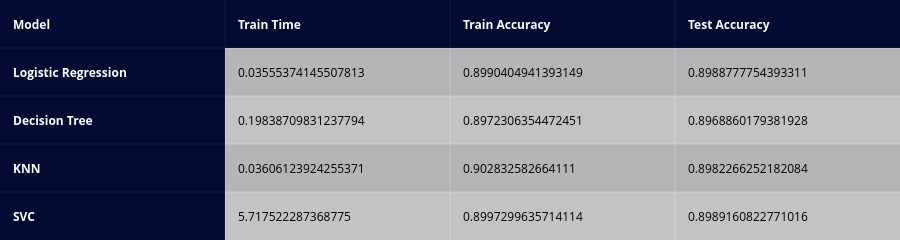

The code cell stored with this chart in its notebook:
### Code cell
create_table(df_scores, index_title='Model',index=True)

### Figure 1 — Plotly figure (JSON) as saved in the notebook; plotly's stock layout.template omitted (floating-point values rounded to 4 significant figures)
{"data": [{"colorscale": [[0, "#00083e"], [0.5, "#ededee"], [1, "#ffffff"]], "hoverinfo": "none", "opacity": 0.75, "showscale": false, "z": [[0, 0, 0, 0], [0, 0.5, 0.5, 0.5], [0, 1, 1, 1], [0, 0.5, 0.5, 0.5], [0, 1, 1, 1]], "type": "heatmap"}], "layout": {"annotations": [{"align": "left", "font": {"color": "#ffffff"}, "showarrow": false, "text": "<b>Model</b>", "x": -0.45, "xanchor": "left", "xref": "x", "y": 0, "yref": "y"}, {"align": "left", "font": {"color": "#ffffff"}, "showarrow": false, "text": "<b>Train Time</b>", "x": 0.55, "xanchor": "left", "xref": "x", "y": 0, "yref": "y"}, {"align": "left", "font": {"color": "#ffffff"}, "showarrow": false, "text": "<b>Train Accuracy</b>", "x": 1.55, "xanchor": "left", "xref": "x", "y": 0, "yref": "y"}, {"align": "left", "font": {"color": "#ffffff"}, "showarrow": false, "text": "<b>Test Accuracy</b>", "x": 2.55, "xanchor": "left", "xref": "x", "y": 0, "yref": "y"}, {"align": "left", "font": {"color": "#ffffff"}, "showarrow": false, "text": "<b>Logistic Regression</b>", "x": -0.45, "xanchor": "left", "xref": "x", "y": 1, "yref": "y"}, {"align": "left", "font": {"color": "#000000"}, "showarrow": false, "text": "0.03555374145507813", "x": 0.55, "xanchor": "left", "xref": "x", "y": 1, "yref": "y"}, {"align": "left", "font": {"color": "#000000"}, "showarrow": false, "text": "0.8990404941393149", "x": 1.55, "xanchor": "left", "xref": "x", "y": 1, "yref": "y"}, {"align": "left", "font": {"color": "#000000"}, "showarrow": false, "text": "0.8988777754393311", "x": 2.55, "xanchor": "left", "xref": "x", "y": 1, "yref": "y"}, {"align": "left", "font": {"color": "#ffffff"}, "showarrow": false, "text": "<b>Decision Tree</b>", "x": -0.45, "xanchor": "left", "xref": "x", "y": 2, "yref": "y"}, {"align": "left", "font": {"color": "#000000"}, "showarrow": false, "text": "0.19838709831237794", "x": 0.55, "xanchor": "left", "xref": "x", "y": 2, "yref": "y"}, {"align": "left", "font": {"color": "#000000"}, "showarrow": false, "text": "0.8972306354472451", "x": 1.55, "xanchor": "left", "xref": "x", "y": 2, "yref": "y"}, {"align": "left", "font": {"color": "#000000"}, "showarrow": false, "text": "0.8968860179381928", "x": 2.55, "xanchor": "left", "xref": "x", "y": 2, "yref": "y"}, {"align": "left", "font": {"color": "#ffffff"}, "showarrow": false, "text": "<b>KNN</b>", "x": -0.45, "xanchor": "left", "xref": "x", "y": 3, "yref": "y"}, {"align": "left", "font": {"color": "#000000"}, "showarrow": false, "text": "0.03606123924255371", "x": 0.55, "xanchor": "left", "xref": "x", "y": 3, "yref": "y"}, {"align": "left", "font": {"color": "#000000"}, "showarrow": false, "text": "0.902832582664111", "x": 1.55, "xanchor": "left", "xref": "x", "y": 3, "yref": "y"}, {"align": "left", "font": {"color": "#000000"}, "showarrow": false, "text": "0.8982266252182084", "x": 2.55, "xanchor": "left", "xref": "x", "y": 3, "yref": "y"}, {"align": "left", "font": {"color": "#ffffff"}, "showarrow": false, "text": "<b>SVC</b>", "x": -0.45, "xanchor": "left", "xref": "x", "y": 4, "yref": "y"}, {"align": "left", "font": {"color": "#000000"}, "showarrow": false, "text": "5.717522287368775", "x": 0.55, "xanchor": "left", "xref": "x", "y": 4, "yref": "y"}, {"align": "left", "font": {"color": "#000000"}, "showarrow": false, "text": "0.8997299635714114", "x": 1.55, "xanchor": "left", "xref": "x", "y": 4, "yref": "y"}, {"align": "left", "font": {"color": "#000000"}, "showarrow": false, "text": "0.8989160822771016", "x": 2.55, "xanchor": "left", "xref": "x", "y": 4, "yref": "y"}], "height": 200, "margin": {"b": 0, "l": 0, "r": 0, "t": 0}, "xaxis": {"dtick": 1, "gridwidth": 2, "showticklabels": false, "tick0": -0.5, "ticks": "", "zeroline": false}, "yaxis": {"autorange": "reversed", "dtick": 1, "gridwidth": 2, "showticklabels": false, "tick0": 0.5, "ticks": "", "zeroline": false}}}
